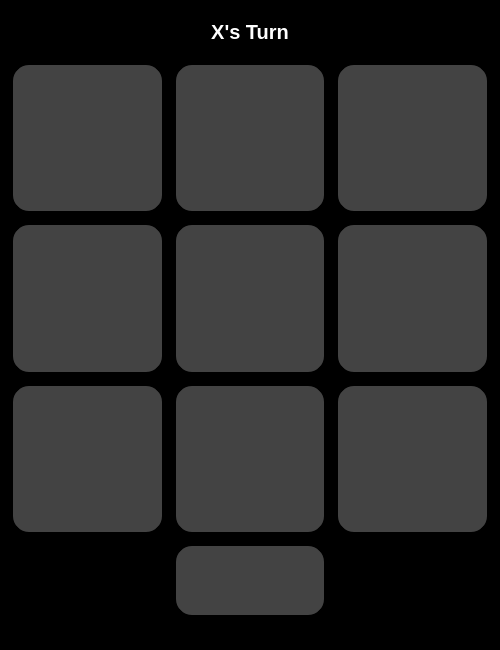
<?xml version="1.0" encoding="UTF-8"?>
<ui version="4.0">
 <class>TicTacToeWindow</class>
 <widget class="QMainWindow" name="TicTacToeWindow">
  <property name="geometry">
   <rect>
    <x>0</x>
    <y>0</y>
    <width>500</width>
    <height>650</height>
   </rect>
  </property>
  <property name="minimumSize">
   <size>
    <width>500</width>
    <height>650</height>
   </size>
  </property>
  <property name="maximumSize">
   <size>
    <width>500</width>
    <height>650</height>
   </size>
  </property>
  <property name="windowTitle">
   <string>MainWindow</string>
  </property>
  <property name="styleSheet">
   <string notr="true">background-color: rgb(0, 0, 0);</string>
  </property>
  <widget class="QWidget" name="centralwidget">
   <layout class="QVBoxLayout" name="verticalLayout">
    <item>
     <layout class="QGridLayout" name="gridLayout">
      <item row="1" column="0">
       <widget class="QPushButton" name="button1">
        <property name="sizePolicy">
         <sizepolicy hsizetype="MinimumExpanding" vsizetype="Preferred">
          <horstretch>0</horstretch>
          <verstretch>10</verstretch>
         </sizepolicy>
        </property>
        <property name="font">
         <font>
          <family>3ds</family>
          <pointsize>30</pointsize>
          <weight>75</weight>
          <bold>true</bold>
         </font>
        </property>
        <property name="styleSheet">
         <string notr="true">QPushButton{color: rgb(255, 255, 255);
background-color: rgb(67, 67, 67);
border-color: rgb(0, 0, 0);
border-radius: 20px;
border :4px solid;}

QPushButton:hover{color: rgb(255, 255, 255);
background-color: rgb(100,100,100);
border-color: rgb(25,25,25);
border-radius: 20px;
border :3px solid;}

QPushButton{color: rgb(255, 255, 255);
background-color: rgb(67, 67, 67);
border-color: rgb(0, 0, 0);
border-radius: 20px;
border :4px solid;}
</string>
        </property>
        <property name="text">
         <string/>
        </property>
       </widget>
      </item>
      <item row="3" column="0">
       <widget class="QPushButton" name="button7">
        <property name="sizePolicy">
         <sizepolicy hsizetype="MinimumExpanding" vsizetype="Preferred">
          <horstretch>0</horstretch>
          <verstretch>10</verstretch>
         </sizepolicy>
        </property>
        <property name="font">
         <font>
          <family>3ds</family>
          <pointsize>30</pointsize>
         </font>
        </property>
        <property name="styleSheet">
         <string notr="true">QPushButton{color: rgb(255, 255, 255);
background-color: rgb(67, 67, 67);
border-color: rgb(0, 0, 0);
border-radius: 20px;
border :4px solid;}

QPushButton:hover{color: rgb(255, 255, 255);
background-color: rgb(100,100,100);
border-color: rgb(25,25,25);
border-radius: 20px;
border :3px solid;}

QPushButton{color: rgb(255, 255, 255);
background-color: rgb(67, 67, 67);
border-color: rgb(0, 0, 0);
border-radius: 20px;
border :4px solid;}
</string>
        </property>
        <property name="text">
         <string/>
        </property>
       </widget>
      </item>
      <item row="1" column="2">
       <widget class="QPushButton" name="button3">
        <property name="sizePolicy">
         <sizepolicy hsizetype="MinimumExpanding" vsizetype="Preferred">
          <horstretch>0</horstretch>
          <verstretch>10</verstretch>
         </sizepolicy>
        </property>
        <property name="font">
         <font>
          <family>3ds</family>
          <pointsize>30</pointsize>
          <weight>75</weight>
          <bold>true</bold>
         </font>
        </property>
        <property name="styleSheet">
         <string notr="true">QPushButton{color: rgb(255, 255, 255);
background-color: rgb(67, 67, 67);
border-color: rgb(0, 0, 0);
border-radius: 20px;
border :4px solid;}

QPushButton:hover{color: rgb(255, 255, 255);
background-color: rgb(100,100,100);
border-color: rgb(25,25,25);
border-radius: 20px;
border :3px solid;}

QPushButton{color: rgb(255, 255, 255);
background-color: rgb(67, 67, 67);
border-color: rgb(0, 0, 0);
border-radius: 20px;
border :4px solid;}
</string>
        </property>
        <property name="text">
         <string/>
        </property>
       </widget>
      </item>
      <item row="2" column="0">
       <widget class="QPushButton" name="button4">
        <property name="sizePolicy">
         <sizepolicy hsizetype="MinimumExpanding" vsizetype="Preferred">
          <horstretch>0</horstretch>
          <verstretch>10</verstretch>
         </sizepolicy>
        </property>
        <property name="font">
         <font>
          <family>3ds</family>
          <pointsize>30</pointsize>
         </font>
        </property>
        <property name="styleSheet">
         <string notr="true">QPushButton{color: rgb(255, 255, 255);
background-color: rgb(67, 67, 67);
border-color: rgb(0, 0, 0);
border-radius: 20px;
border :4px solid;}

QPushButton:hover{color: rgb(255, 255, 255);
background-color: rgb(100,100,100);
border-color: rgb(25,25,25);
border-radius: 20px;
border :3px solid;}

QPushButton{color: rgb(255, 255, 255);
background-color: rgb(67, 67, 67);
border-color: rgb(0, 0, 0);
border-radius: 20px;
border :4px solid;}
</string>
        </property>
        <property name="text">
         <string/>
        </property>
       </widget>
      </item>
      <item row="1" column="1">
       <widget class="QPushButton" name="button2">
        <property name="sizePolicy">
         <sizepolicy hsizetype="MinimumExpanding" vsizetype="Preferred">
          <horstretch>0</horstretch>
          <verstretch>10</verstretch>
         </sizepolicy>
        </property>
        <property name="font">
         <font>
          <family>3ds</family>
          <pointsize>30</pointsize>
          <weight>75</weight>
          <bold>true</bold>
         </font>
        </property>
        <property name="styleSheet">
         <string notr="true">QPushButton{color: rgb(255, 255, 255);
background-color: rgb(67, 67, 67);
border-color: rgb(0, 0, 0);
border-radius: 20px;
border :4px solid;}

QPushButton:hover{color: rgb(255, 255, 255);
background-color: rgb(100,100,100);
border-color: rgb(25,25,25);
border-radius: 20px;
border :3px solid;}

QPushButton{color: rgb(255, 255, 255);
background-color: rgb(67, 67, 67);
border-color: rgb(0, 0, 0);
border-radius: 20px;
border :4px solid;}
</string>
        </property>
        <property name="text">
         <string/>
        </property>
       </widget>
      </item>
      <item row="3" column="1">
       <widget class="QPushButton" name="button8">
        <property name="sizePolicy">
         <sizepolicy hsizetype="MinimumExpanding" vsizetype="Preferred">
          <horstretch>0</horstretch>
          <verstretch>10</verstretch>
         </sizepolicy>
        </property>
        <property name="font">
         <font>
          <family>3ds</family>
          <pointsize>30</pointsize>
         </font>
        </property>
        <property name="styleSheet">
         <string notr="true">QPushButton{color: rgb(255, 255, 255);
background-color: rgb(67, 67, 67);
border-color: rgb(0, 0, 0);
border-radius: 20px;
border :4px solid;}

QPushButton:hover{color: rgb(255, 255, 255);
background-color: rgb(100,100,100);
border-color: rgb(25,25,25);
border-radius: 20px;
border :3px solid;}

QPushButton{color: rgb(255, 255, 255);
background-color: rgb(67, 67, 67);
border-color: rgb(0, 0, 0);
border-radius: 20px;
border :4px solid;}
</string>
        </property>
        <property name="text">
         <string/>
        </property>
       </widget>
      </item>
      <item row="3" column="2">
       <widget class="QPushButton" name="button9">
        <property name="sizePolicy">
         <sizepolicy hsizetype="MinimumExpanding" vsizetype="Preferred">
          <horstretch>0</horstretch>
          <verstretch>10</verstretch>
         </sizepolicy>
        </property>
        <property name="font">
         <font>
          <family>3ds</family>
          <pointsize>30</pointsize>
         </font>
        </property>
        <property name="styleSheet">
         <string notr="true">QPushButton{color: rgb(255, 255, 255);
background-color: rgb(67, 67, 67);
border-color: rgb(0, 0, 0);
border-radius: 20px;
border :4px solid;}

QPushButton:hover{color: rgb(255, 255, 255);
background-color: rgb(100,100,100);
border-color: rgb(25,25,25);
border-radius: 20px;
border :3px solid;}

QPushButton{color: rgb(255, 255, 255);
background-color: rgb(67, 67, 67);
border-color: rgb(0, 0, 0);
border-radius: 20px;
border :4px solid;}
</string>
        </property>
        <property name="text">
         <string/>
        </property>
       </widget>
      </item>
      <item row="2" column="2">
       <widget class="QPushButton" name="button6">
        <property name="sizePolicy">
         <sizepolicy hsizetype="MinimumExpanding" vsizetype="Preferred">
          <horstretch>0</horstretch>
          <verstretch>10</verstretch>
         </sizepolicy>
        </property>
        <property name="font">
         <font>
          <family>3ds</family>
          <pointsize>30</pointsize>
         </font>
        </property>
        <property name="styleSheet">
         <string notr="true">QPushButton{color: rgb(255, 255, 255);
background-color: rgb(67, 67, 67);
border-color: rgb(0, 0, 0);
border-radius: 20px;
border :4px solid;}

QPushButton:hover{color: rgb(255, 255, 255);
background-color: rgb(100,100,100);
border-color: rgb(25,25,25);
border-radius: 20px;
border :3px solid;}

QPushButton{color: rgb(255, 255, 255);
background-color: rgb(67, 67, 67);
border-color: rgb(0, 0, 0);
border-radius: 20px;
border :4px solid;}
</string>
        </property>
        <property name="text">
         <string/>
        </property>
       </widget>
      </item>
      <item row="4" column="1">
       <widget class="QPushButton" name="reset_button">
        <property name="sizePolicy">
         <sizepolicy hsizetype="MinimumExpanding" vsizetype="Preferred">
          <horstretch>0</horstretch>
          <verstretch>5</verstretch>
         </sizepolicy>
        </property>
        <property name="styleSheet">
         <string notr="true">QPushButton{color: rgb(255, 255, 255);
background-color: rgb(67, 67, 67);
border-color: rgb(0, 0, 0);
border-radius: 20px;
border :4px solid;}

QPushButton:hover{color: rgb(255, 255, 255);
background-color: rgb(100,100,100);
border-color: rgb(25,25,25);
border-radius: 20px;
border :3px solid;}

QPushButton{color: rgb(255, 255, 255);
background-color: rgb(67, 67, 67);
border-color: rgb(0, 0, 0);
border-radius: 20px;
border :4px solid;}
</string>
        </property>
        <property name="text">
         <string/>
        </property>
        <property name="icon">
         <iconset>
          <normaloff>reload.png</normaloff>reload.png</iconset>
        </property>
        <property name="iconSize">
         <size>
          <width>50</width>
          <height>50</height>
         </size>
        </property>
       </widget>
      </item>
      <item row="2" column="1">
       <widget class="QPushButton" name="button5">
        <property name="sizePolicy">
         <sizepolicy hsizetype="MinimumExpanding" vsizetype="Preferred">
          <horstretch>0</horstretch>
          <verstretch>10</verstretch>
         </sizepolicy>
        </property>
        <property name="font">
         <font>
          <family>3ds</family>
          <pointsize>30</pointsize>
         </font>
        </property>
        <property name="styleSheet">
         <string notr="true">QPushButton{color: rgb(255, 255, 255);
background-color: rgb(67, 67, 67);
border-color: rgb(0, 0, 0);
border-radius: 20px;
border :4px solid;}

QPushButton:hover{color: rgb(255, 255, 255);
background-color: rgb(100,100,100);
border-color: rgb(25,25,25);
border-radius: 20px;
border :3px solid;}

QPushButton{color: rgb(255, 255, 255);
background-color: rgb(67, 67, 67);
border-color: rgb(0, 0, 0);
border-radius: 20px;
border :4px solid;}
</string>
        </property>
        <property name="text">
         <string/>
        </property>
       </widget>
      </item>
      <item row="0" column="0" colspan="3">
       <widget class="QLabel" name="turn_label">
        <property name="sizePolicy">
         <sizepolicy hsizetype="MinimumExpanding" vsizetype="Preferred">
          <horstretch>0</horstretch>
          <verstretch>3</verstretch>
         </sizepolicy>
        </property>
        <property name="font">
         <font>
          <pointsize>15</pointsize>
          <weight>75</weight>
          <bold>true</bold>
         </font>
        </property>
        <property name="styleSheet">
         <string notr="true">color: rgb(255, 255, 255);</string>
        </property>
        <property name="text">
         <string>X's Turn</string>
        </property>
        <property name="alignment">
         <set>Qt::AlignCenter</set>
        </property>
       </widget>
      </item>
     </layout>
    </item>
   </layout>
  </widget>
  <widget class="QMenuBar" name="menubar">
   <property name="geometry">
    <rect>
     <x>0</x>
     <y>0</y>
     <width>500</width>
     <height>21</height>
    </rect>
   </property>
  </widget>
  <widget class="QStatusBar" name="statusbar"/>
 </widget>
 <resources/>
 <connections/>
</ui>
